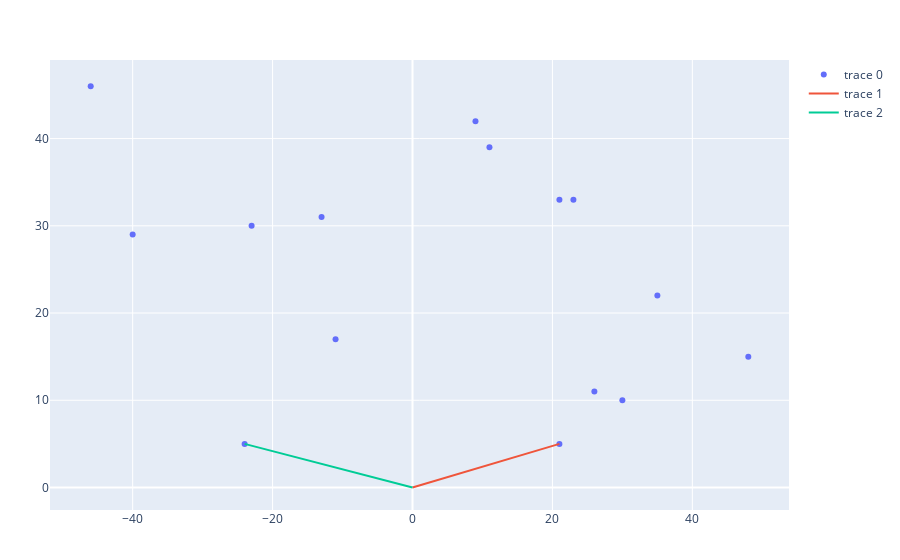

The notebook cell this image was saved under:
### Code cell
x=rand(-50:50,1,15)
y=rand(0:50,1,15)
m5=[x;y]
Conichull(m5)

### Figure 1 — Plotly figure (JSON) as saved in the notebook; plotly's stock layout.template omitted (floating-point values rounded to 4 significant figures)
{"data": [{"mode": "markers", "type": "scatter", "x": [48, -13, -24, 30, 11, 9, -46, 21, -23, 26, 21, 23, -11, -40, 35], "y": [15, 31, 5, 10, 39, 42, 46, 5, 30, 11, 33, 33, 17, 29, 22]}, {"mode": "lines", "type": "scatter", "x": [21, 0], "y": [5, 0]}, {"mode": "lines", "type": "scatter", "x": [-24, 0], "y": [5, 0]}], "layout": {"margin": {"b": 50, "l": 50, "r": 50, "t": 60}}}
